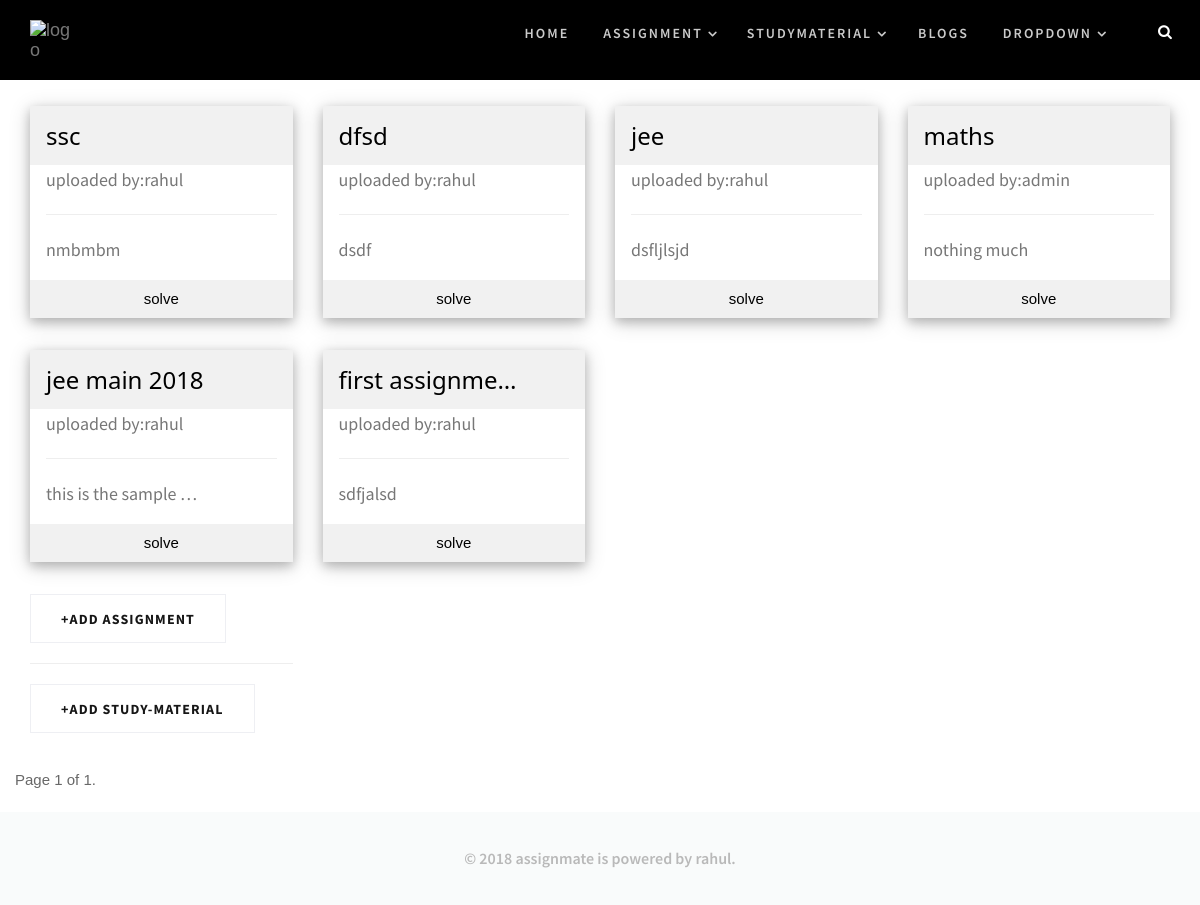
Before: /all-assignment (signed in) with the older database file.
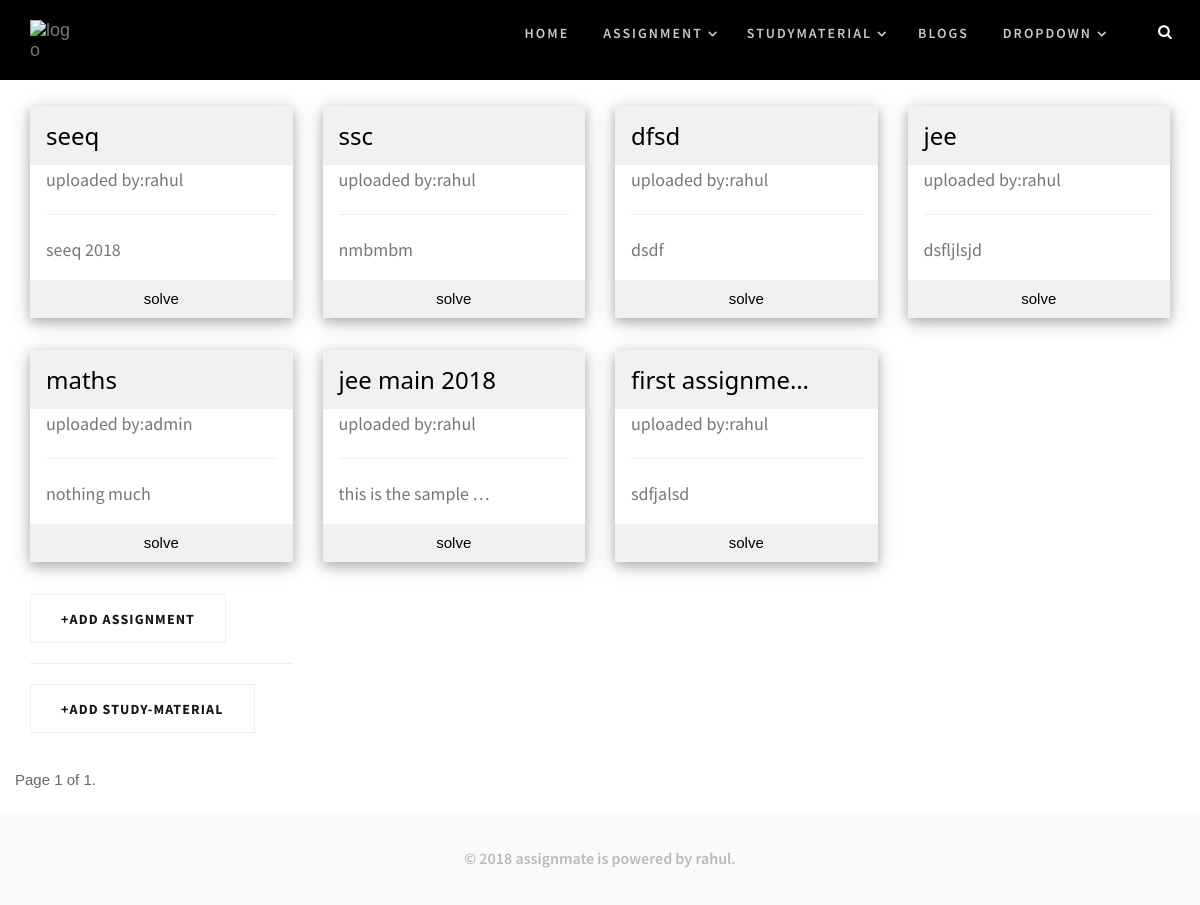
After: the same page with the newer database file.
### assignment/models.py (models this page shows, shortened)
class Assignment(models.Model):
    user = models.ForeignKey(User, on_delete=models.CASCADE)
    title=models.CharField(max_length=30,default='assignment')
    discription=models.CharField(max_length=500)
    category=models.CharField(max_length=30,blank=True)
    created = models.DateTimeField(auto_now=True)
    objects = AssignmentManager()
    class Meta:
        ordering = ["-created"]

### assignment/views.py (the view)
# urls.py: path('all-assignment',view_list_assignment,name='assignment_page'),
def view_list_assignment(request):
    assignment=Assignment.objects.all()
    paginator=Paginator(assignment,10)
    page=request.GET.get('page')
    assignment=paginator.get_page(page)
    user=request.user
    return render(request,'assignment/assignment_page.html',{'assignment':assignment,'user':user})

### assignment/models.py (called while the page is built)
    def get_queryset(self):
        return AssignmentQuerySet(self.model,using=self._db)

### assignment/templates/assignment/assignment_page.html (shortened to what this page needs)
{% extends 'accounts/base.html'%}
{% block body %}
<div class="container">
    <div class="row">
        {% for assignment in assignment %}
        <div class="col-lg-3 col-md-3 col-sm-6 col-xs-12 w3-section">
            <div class="w3-card-4 ">
            <header class="w3-container w3-light-grey">
              <a href="{% url 'assignment:assignment' assignment.id %}"><h3>{{ assignment.title|truncatechars_html:15 }}</h3></a>
            </header>
            <div class="w3-container">
              <p>uploaded by:{{assignment.user}}</p>
              <hr>
              <a href="javascript:void(0);" data-toggle="tooltip" data-placement="top" title="{{assignment.discription}}"><p>{{assignment.discription|truncatechars_html:20}}</p></a>
            </div>
            <a href="{% url 'assignment:assignment' assignment.id %}"><button class="w3-button w3-block w3-light-grey"> solve</button></a>
            </div>
        </div>
        {% endfor %}
    </div>
    <div class="row">
        <div class="col-lg-3 col-md-3 col-sm-6 col-xs-12 w3-section">
            <a href="{% url 'assignment:assignment_add' %}" class="btn">+add Assignment</a>
            <hr/>
            <a href="{% url 'assignment:uploadfile'%}"class="btn">+add study-material</a>
        </div>
    </div>
    <div class="row">
            <div class="pagination">
                <span class="step-links">
                    <span class="current">
                        Page {{ assignment.number }} of {{ assignment.paginator.num_pages }}.
                    </span>
                </span>
            </div>
        </div>
</div>
{% endblock %}

Changed rows visible on the page:
added Assignment: title "seeq", user "rahul", discription "seeq 2018"
